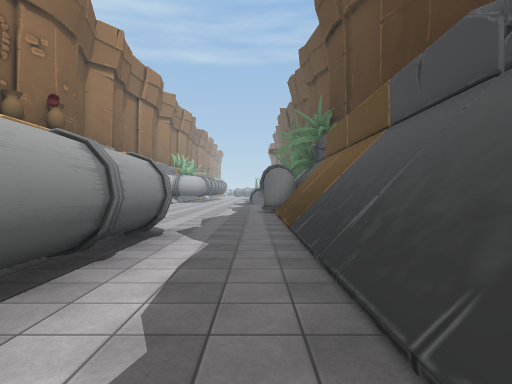
[1] (above)

15 first-person views from a walk through a 3-D level made in the Unity game engine. The camera is 1.5 m above the floor, looks level and sees 75° across. The floor is counted in squares, 2 m on a side. Each view is taken from the middle of a square. On the plan, view 1 faces up. The plan holds only what a view shows up to about 11 squares ahead; the rest is blank. The place goes on beyond the plan. The player character is not drawn. Some animated figures are not drawn. Some surface patterns are stand-ins.

[2]
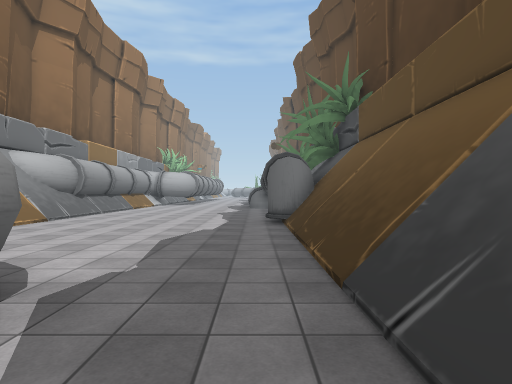

[3]
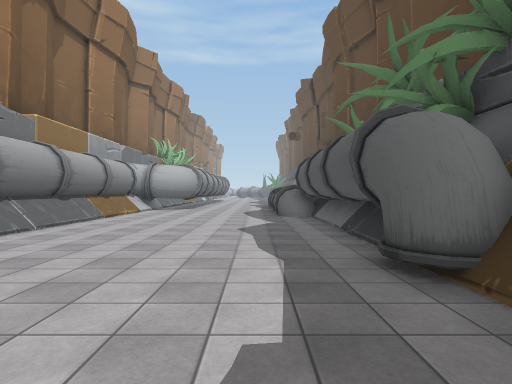

[4]
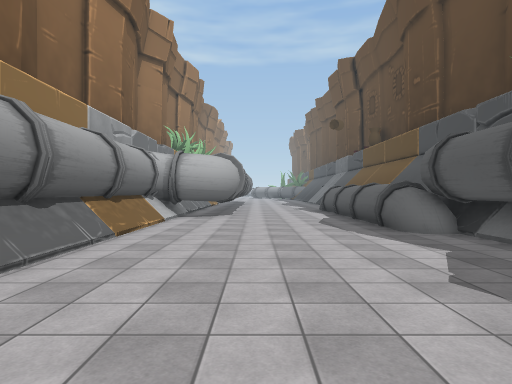

[5]
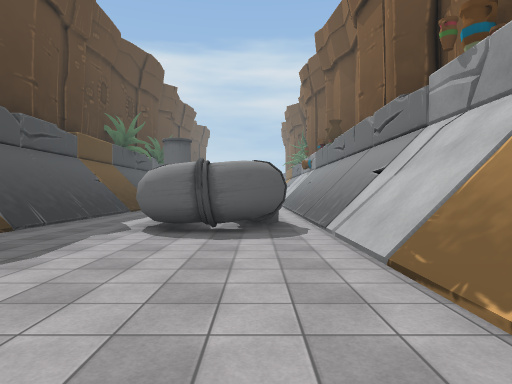

[6]
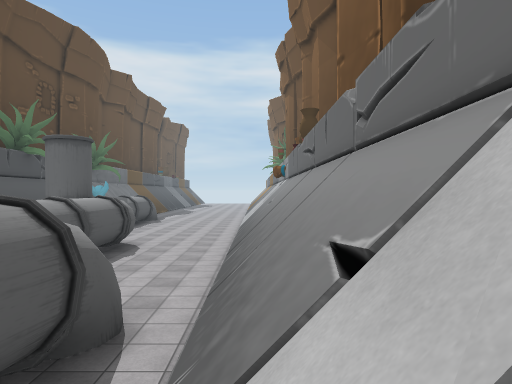

[7]
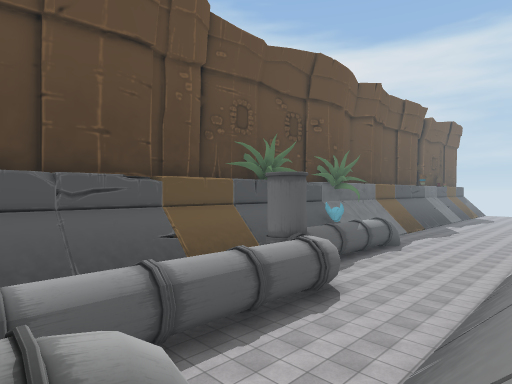

[8]
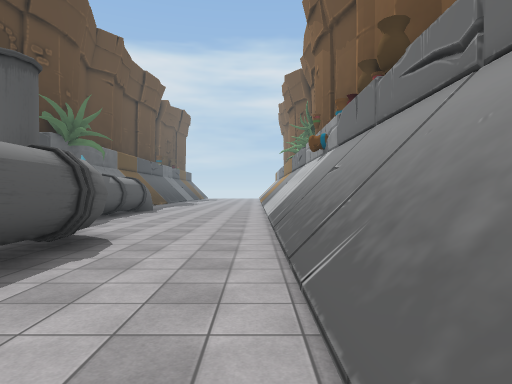

[9]
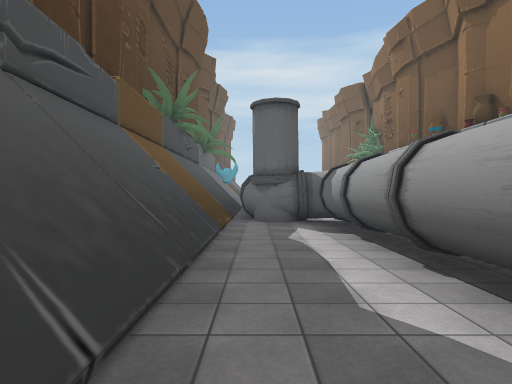

[10]
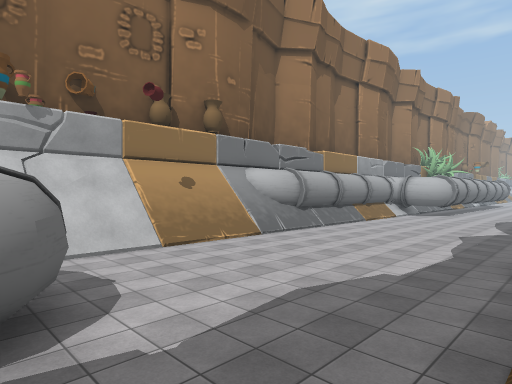

[11]
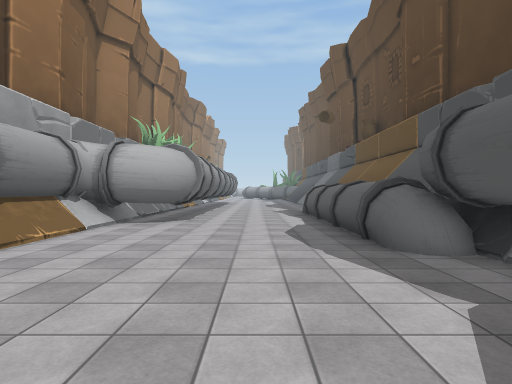

[12]
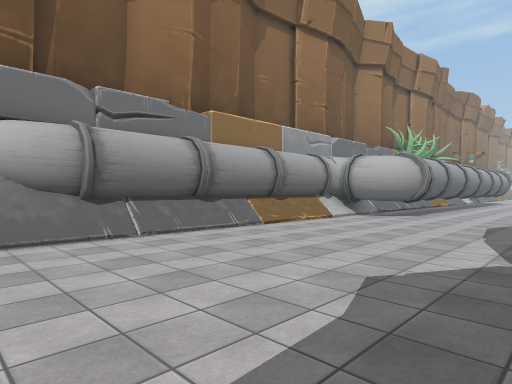

[13]
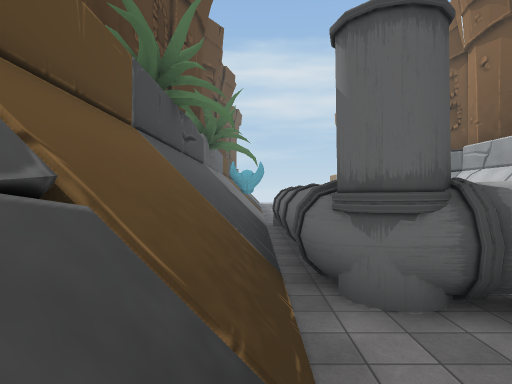

[14]
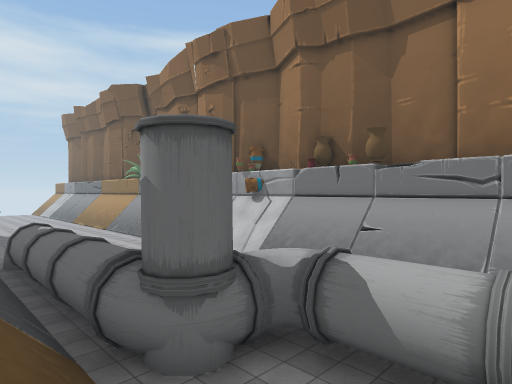

[15]
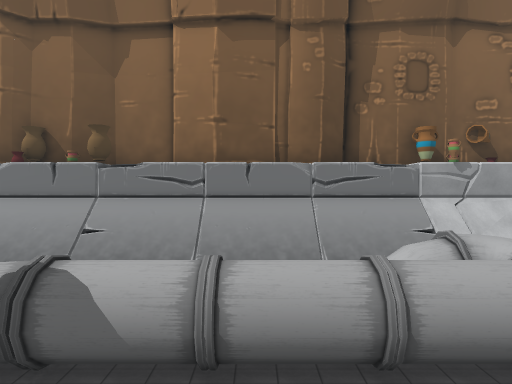

### Floor plan
Key: @ floor where view 1 was taken; # wall or solid block; . main floor; : floor 0.75 m higher than the main floor; + floor 1.5 m higher than the main floor; * floor 2.75 m higher than the main floor; % floor 3.75 m higher than the main floor; / step, stairs or slope; P pipe; O other object.
Columns run from 9 left of view 1 to 3 right of it. Each row starts with its distance up from view 1.
 25   #   ...OO#
 24   #   ...OP
 23   #  PO..PP
 22   #PO....PP
 21   #%.....PP
 20   #%.....PP
 19   #O.....P#
 18   #%.....O#
 17   #%......#
 16   #%......#
 15   #P......###
 14   #P......P##
 13  ##/......P/#
 12  #//...../P/#
 11  #//......//#
 10 ##//......//#
  9 #O//......//#
  8 ###/......//#
  7  ##/..P...//#
  6  #//.PPP..//#
  5  #//.P.P..//#
  4  #//.P.P..//#
  3  #//...P..//#
  2  #//...P..//#
  1  #//...P..//#
  0  #//...P.@//#
 -1  #//...PP.//#
 -2  #//...PPP//#
 -3  #//.....P//#
 -4  #//.....P:*#
 -5  ##/.....P###
 -6   #+.....P###

Positions as (right, up) in squares from view 1, and headings:
1: (0, 0), facing up
2: (0, 4), facing up
3: (-1, 9), facing up
4: (-3, 13), facing up
5: (-4, 13), facing down
6: (-6, 8), facing down
7: (-7, 6), facing down-right
8: (-5, 4), facing down
9: (0, 7), facing down
10: (1, 6), facing up-left
11: (-2, 15), facing up
12: (0, 13), facing up-left
13: (1, 2), facing down
14: (2, 2), facing down-left
15: (2, 2), facing left
